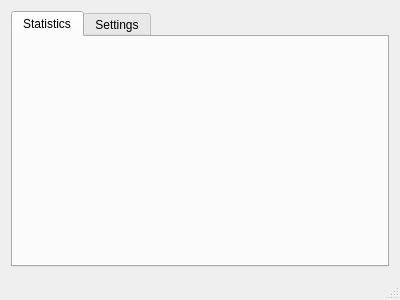
<?xml version="1.0" encoding="UTF-8"?>
<ui version="4.0">
 <class>MainWindow</class>
 <widget class="QMainWindow" name="MainWindow">
  <property name="geometry">
   <rect>
    <x>0</x>
    <y>0</y>
    <width>400</width>
    <height>300</height>
   </rect>
  </property>
  <property name="windowTitle">
   <string>sooScreenClient</string>
  </property>
  <widget class="QWidget" name="centralWidget">
   <layout class="QVBoxLayout" name="verticalLayout">
    <item>
     <widget class="QTabWidget" name="tabWidget">
      <property name="currentIndex">
       <number>0</number>
      </property>
      <widget class="QWidget" name="tab_statistics">
       <attribute name="title">
        <string>Statistics</string>
       </attribute>
      </widget>
      <widget class="QWidget" name="tab_settings">
       <attribute name="title">
        <string>Settings</string>
       </attribute>
       <layout class="QVBoxLayout" name="verticalLayout_2">
        <item>
         <widget class="QTreeWidget" name="twSettings">
          <column>
           <property name="text">
            <string>Parameter</string>
           </property>
          </column>
          <column>
           <property name="text">
            <string>Value</string>
           </property>
          </column>
          <column>
           <property name="text">
            <string>Description</string>
           </property>
          </column>
         </widget>
        </item>
       </layout>
      </widget>
     </widget>
    </item>
   </layout>
  </widget>
  <widget class="QStatusBar" name="statusBar"/>
 </widget>
 <layoutdefault spacing="6" margin="11"/>
 <resources/>
 <connections/>
</ui>
